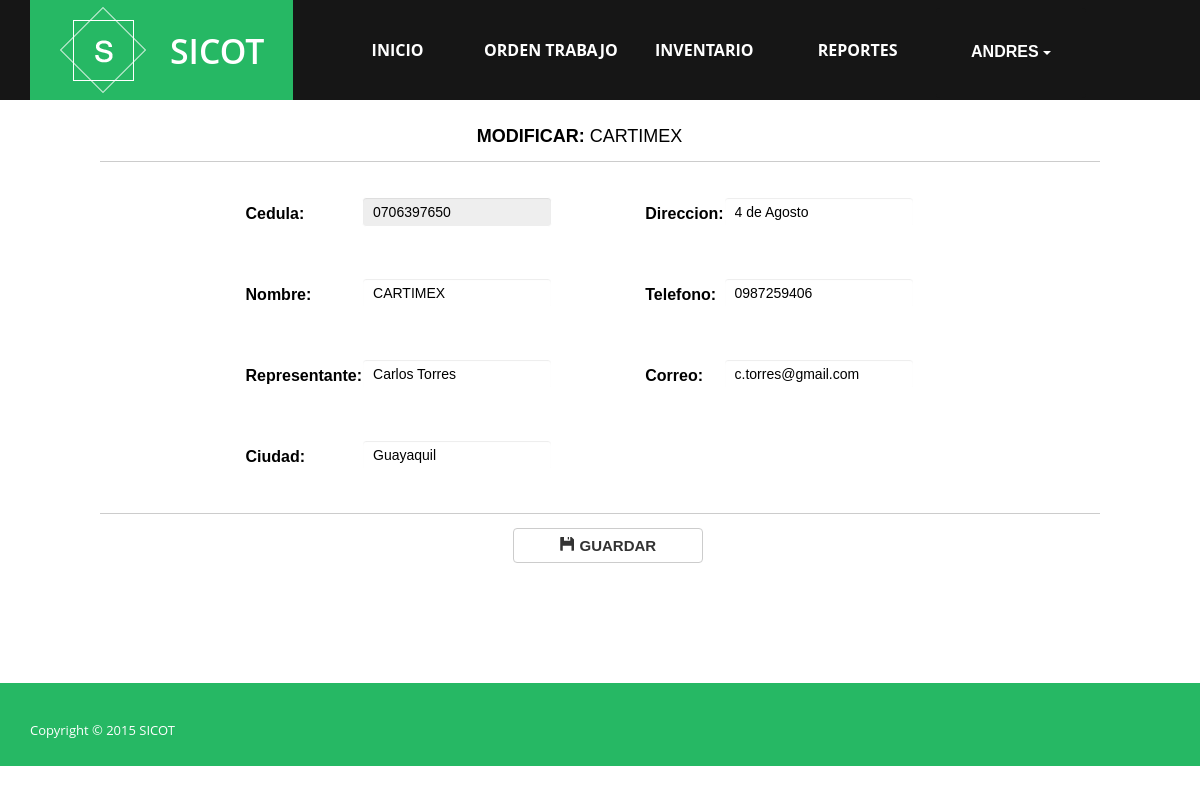
The app's page /inventario/gestionarproveedor/modificarproveedor/0706397650/ (signed in) with its own data.
### principal/models.py (models this page shows, shortened)
class Usuario (AbstractBaseUser,PermissionsMixin):
    usu_cedula = models.CharField(primary_key=True,max_length = 10)
    usu_nombre = models.CharField(max_length = 20)
    usu_apellido = models.CharField(max_length = 50)
    usu_correo = models.EmailField()
    is_active = models.BooleanField(default=True)
    is_staff = models.BooleanField(default=True)
    EST_CHOICES = (
            (u'a', u'Activo'),
            (u'i', u'Inactivo'),
    )
    usu_estado = models.CharField(max_length = 1, choices=EST_CHOICES, default='a')
    object=UserManager()
    USERNAME_FIELD = 'usu_cedula'
    REQUIRED_FIELDS = ['usu_correo','usu_nombre']

class Proveedor (models.Model):
    prov_cedula = models.CharField(primary_key=True,max_length = 10)
    prov_repre = models.CharField(max_length = 50)
    prov_direccion = models.CharField(max_length = 80)
    prov_ciudad = models.CharField(max_length = 30)
    prov_telefono = models.CharField(max_length = 25)
    prov_nombre = models.CharField(max_length = 50)
    prov_correo = models.EmailField()
    EST_CHOICES = (
            (u'a', u'Activo'),
            (u'i', u'Inactivo'),
    )
    prov_estado = models.CharField(max_length = 1, choices=EST_CHOICES, default='a')

### principal/views.py (the view, shortened to what this page needs)
# urls.py: url(r'^inventario/gestionarproveedor/modificarproveedor/(?P<id>\d+)/$',modificarproveedor, name='modificarproveedor'),
@login_required(login_url='/')
def modificarproveedor(request,id):
    prov=Proveedor.objects.get(pk=id)
    return render_to_response('modificarproveedor.html',{'prov':prov},context_instance=RequestContext(request))

### templates/modificarproveedor.html (shortened to what this page needs)
{% extends "menu.html" %}
{% load staticfiles %}
{% block content %}
    <form  method="post" id="formulario">
        <table width="1000" border="0"  align="center">
            <tr>
                <td width="56" class="titulos"></td>
                <td height="5" colspan="2" class="titulos"></td>
                <td colspan="3"></td>
            </tr>
            <tr>
                <td>&nbsp;</td>
                <td width="100">&nbsp;</td>
                <td width="20">&nbsp;</td>
                <td width="80">&nbsp;</td>
                <td width="100">&nbsp;</td>
                <td width="50">&nbsp;</td>
                <td width="100">&nbsp;</td>
                <td width="100">&nbsp;</td>
                <td width="100">&nbsp;</td>
            </tr>
            <tr>
                <td>&nbsp;</td>
                <td colspan="7" align="center" > <font color="black" face="Arial" size=4> <b> MODIFICAR:</b> {{ prov.prov_nombre }}</font>  </td>
                <td>&nbsp;</td>
            </tr>
            <tr>
                <td colspan="9" class="titulos" height="10"><hr /></td>
            </tr>
            <tr>
                <td>&nbsp;</td>
                <td>&nbsp;</td>
                <td style="height: 30px ; vertical-align: middle"><label> <font color="black" face="Arial" size=3>Cedula: </font></label>  </td>
                <td style="height: 30px ; vertical-align: middle" align="center">
                    <br><input disabled type="text" name="txtCedula" style=" width: 190px ; height: 30px ;color: black" id="txtCedula" class="form-control" placeholder="Ingrese cedula" value="{{ prov.prov_cedula }}"></td>
                <td>&nbsp;</td>
                <td style="height: 30px" valign="middle"><label> <font color="black" face="Arial" size=3>Direccion: </font></label>  </td>
                <td><br><input type="text" name="txtDir" style=" width: 190px ; height: 30px ;color: black" id="txtDir" class="form-control" placeholder="Ingrese direccion" value="{{ prov.prov_direccion}}"> </td>
                <td>&nbsp;</td>
                <td>&nbsp;</td>
            </tr>
            <tr>
                <td>&nbsp;</td>
                <td>&nbsp;</td>
                <td style="height: 30px" valign="middle"><label> <font color="black" face="Arial" size=3>Nombre: </font></label>  </td>
                <td><br><input type="text" name="txtNombre" style=" width: 190px ; height: 30px ;color: black" id="txtNombre" class="form-control" placeholder="Ingrese nombre" value="{{ prov.prov_nombre }}"> </td>
                <td>&nbsp;</td>
                <td style="height: 30px" valign="middle"><label> <font color="black" face="Arial" size=3>Telefono: </font></label>  </td>
                <td><br><input type="text" name="txtTel" style=" width: 190px ; height: 30px ;color: black" id="txtTel" class="form-control" placeholder="Ingrese telefono" value="{{ prov.prov_telefono }}"> </td>
                <td>&nbsp;</td>
                <td>&nbsp;</td>
            <tr>
                <td>&nbsp;</td>
                <td>&nbsp;</td>
                <td style="height: 30px" valign="middle"><label> <font color="black" face="Arial" size=3>Representante: </font></label>  </td>
                <td> <br> <input type="text" name="txtRepre" style="width: 190px ; height: 30px ;color: black" id="txtRepre" class="form-control" placeholder="Ingrese representante" value="{{ prov.prov_repre }}"> </td>
                <td>&nbsp;</td>
                <td style="height: 30px" valign="middle"><label> <font color="black" face="Arial" size=3>Correo: </font></label>  </td>
                <td><br><input type="text" name="txtCorreo" style=" width: 190px ; height: 30px ;color: black" id="txtCorreo" class="form-control" placeholder="Ingrese correo" value="{{ prov.prov_correo}}"> </td>
                <td>&nbsp;</td>
                <td>&nbsp;</td>
            </tr>
            <tr>
                <td>&nbsp;</td>
                <td>&nbsp;</td>
                <td style="height: 30px" valign="middle"><label> <font color="black" face="Arial" size=3>Ciudad: </font></label>  </td>
                <td> <br> <input type="text" name="txtCiu" style="width: 190px ; height: 30px ;color: black" id="txtCiu" class="form-control" placeholder="Ingrese ciudad" value="{{ prov.prov_ciudad }}"> </td>
                <td>&nbsp;</td>
                <td style="height: 30px" valign="middle"> </td>
                <td></td>
                <td>&nbsp;</td>
            </tr>
            <tr>
                <td colspan="9" class="titulos" height="10"><hr /></td>
            </tr>
            <tr>
                <td>&nbsp;</td>
                <td>&nbsp;</td>
                <td>&nbsp;</td>
                <td colspan="3" align="right" > <button type="submit" style="font-size: 15px; width: 190px"   class="btn btn-default"  >
                    <span class="glyphicon glyphicon-floppy-disk" aria-hidden="true" > </span>  <b> GUARDAR  </b>
                </button> &nbsp; &nbsp; &nbsp; </td>
                <td>&nbsp;</td>
                <td>&nbsp;</td>
                <td>&nbsp;</td>
            </tr>
        </table>
    </form>
{% endblock content %}

### templates/menu.html (shortened to what this page needs)
<!DOCTYPE html>
<html>
<head>
    {% load staticfiles %}
    {% block css %}
        <link rel="stylesheet" href="{% static 'css/bootstrap.min.css' %}">
        <link rel="stylesheet" href="{% static 'css/normalize.min.css' %}">
        <link rel="stylesheet" href="{% static 'css/animate.css' %}">
        <link rel="stylesheet" href="{% static 'css/font-awesome.min.css' %}">
        <link rel="stylesheet" href="{% static 'css/templatemo_misc.css' %}">
        <link rel="stylesheet" href="{% static 'css/templatemo_style.css' %}">
        <link rel="stylesheet" href="{% static 'css/formulario.css' %}">
    {% endblock css %}
</head>
<body>
<div id="front">
        <div class="site-header">
            <div class="container">
                <div class="row">
                    <div class="col-md-3 col-sm-10 col-xs-20">
                        <div id="templatemo_logo">
                            <h1><a href="{% url 'inicio' %}">SICOT</a></h1>
                        </div>
                    </div>
                    <div class="col-md-8 col-sm-20 col-xs-20">
                        <div class="main-menu">
                            <ul >
                                <li><a href="{% url 'inicio' %}">Inicio</a></li>
                                <li><a href="{% url 'orden' %}">Orden Trabajo</a></li>
                                <li><a href="{% url 'inventario' %}">Inventario</a></li>
                                <li><a href="{% url 'reporte' %}">Reportes</a></li>
                                <div class="btn-group">
                                  <button id="btnuser" style="font-size: 16px; width: 150px ;height: 90px; border: 0px; background: #161616; color: #ffffff" type="button" class="btn btn-default dropdown-toggle" data-toggle="dropdown" aria-haspopup="true" aria-expanded="false">
                                   <b>  {{ user.usu_nombre|upper}}  </b> <span class="caret"></span>
                                  </button>
                                </div>
                            </ul>
                        </div>
                    </div>
                </div>
            </div>
        </div>
    </div>
<div id="contenido" >
    {% block content %}  {% endblock content %}
</div>
</body>
<div class="site-footer">
        <div class="container">
            <div class="row">
                <div class="col-md-6 col-sm-6">
                    <span >
                    	Copyright &copy; 2015 <a href="#">SICOT</a>
                    </span>
                </div>
            </div>
        </div>
    </div>
</html>

### static/css/templatemo_style.css (style rules this page uses)
html, button, input, select, textarea { color: #222; }
hr { display: block; height: 1px; border: 0; border-top: 1px solid #ccc; margin: 1em 0; padding: 0; }
.main-menu ul, .site-slider ul, ul.social { padding: 0; margin: 0; list-style: none; }
form input[type="text"], form input[type="email"], form input[type="number"], form input[type="password"] { background: #fff; border: 1px solid #fff; padding: 7px 10px; width: 60%; }
html, body { font-size: 100%; width: 100%; height: 100%; -webkit-font-smoothing: antialiased; -moz-osx-font-smoothing: grayscale; vertical-align: baseline; }
body { font: 13px/21px "Open Sans", Arial, sans-serif; color: #838383; background-color: white; }
a { color: #26b864; text-decoration: none !important; -webkit-transition: all 200ms ease-in; -moz-transition: all 200ms ease-in; -ms-transition: all 200ms ease-in; -o-transition: all 200ms ease-in; transition: all 200ms ease-in; }
h1, h2, h3, h4, h5, h6 { font-family: "Open Sans", Arial, sans-serif; color: #444444; }
h1 { font-size: 2.6em; }
*, *:before, *:after { -moz-box-sizing: border-box; -webkit-box-sizing: border-box; box-sizing: border-box; }
.site-header { position: static; min-height: 100px; height: 100px; width: 100%; z-index: 9999; background-color: #161616; }
#templatemo_logo { background-color: #26b864; background-image: url(../images/templatemo_logo.png); background-repeat: no-repeat; background-position: 30px center; height: 100px; display: block; }
#templatemo_logo h1 { margin: 0; text-transform: uppercase; font-weight: 600; line-height: 102px; display: block; }
#templatemo_logo h1 a { margin-left: 140px; color: white; display: block; }
.main-menu { text-align: left; position: relative; width: 900px; }
.main-menu ul { position: absolute; background-color: #161616; width: 100%; }
.main-menu ul li { display: inline-block; width: 150px; text-align: center; line-height: 100px; }
.main-menu ul li a { color: white; font-weight: 700; font-size: 16px; text-transform: uppercase; outline: 0; border: 0; display: block; }
input, textarea { margin-bottom: 30px; background-color: #f6f7f8; padding: 14px; font-size: 14px; color: #838383; outline: 0; border: 0; border-bottom: 1px solid #b5c1c9; width: 100%; }
.site-footer { margin-top: 120px; background-color: #26b864; color: white; padding: 25px 0; }
.site-footer a { color: white; }
.site-footer span { margin-top: 12px; display: block; }

### records on screen
Usuario: usu_nombre "ANDRES"
Proveedor: prov_nombre "CARTIMEX", txtCedula "0706397650", txtDir "4 de Agosto", txtNombre "CARTIMEX", txtTel "0987259406", txtRepre "Carlos Torres", txtCorreo "c.torres@gmail.com", txtCiu "Guayaquil"
